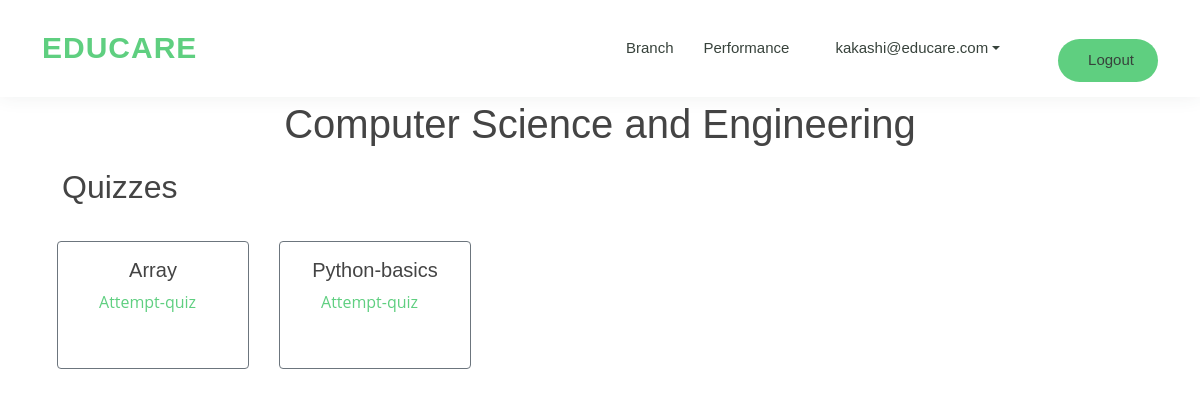
/assignments/course/1/ (signed in), run on the app's committed database.
### accounts/models.py (models this page shows)
class User(AbstractBaseUser, PermissionsMixin):
    email = models.EmailField(unique=True)
    first_name = models.CharField(max_length=120)
    last_name = models.CharField(max_length=120)
    is_staff = models.BooleanField(default=False)
    is_active = models.BooleanField(default=True)
    objects = CustomAccountManager()
    USERNAME_FIELD = 'email'
    REQUIRED_FIELDS = ['first_name', 'last_name']
    def __str__(self):
        return self.email

### curriculum/models.py (models this page shows, shortened)
class Branch(models.Model):
    name = models.CharField(max_length=100, unique=True)
    slug = models.SlugField(null=True, blank=True)
    image = models.ImageField(upload_to=save_branch_image, blank=True, verbose_name='Branch Image')
    description = models.TextField(max_length=500,blank=True)

### assignments/models.py (models this page shows)
class Quiz(models.Model):
    quiz_id = models.AutoField(primary_key=True)
    course_id = models.ForeignKey(Branch, on_delete=models.CASCADE)
    quiz_name = models.CharField(max_length=200)
    def __str__(self):
        return str(self.quiz_name)

### assignments/views.py (the view)
# urls.py: path("course/<int:pk>/", views.CourseQuizzesView.as_view(), name="course-quizzes"),
class CourseQuizzesView(LoginRequiredMixin, ListView):
    template_name = "assignments/course_quizzes.html"
    model = Quiz
    context_object_name = "quizzes"
    def get_queryset(self):
        queryset = Quiz.objects.filter(course_id=self.kwargs.get("pk"))
        return queryset
    def get_context_data(self, **kwargs):
        data = super().get_context_data(**kwargs)
        data["course_name"] = Branch.objects.get(pk=self.kwargs.get("pk")).name
        data["course_id"] = self.kwargs.get("pk")
        return data

### templates/assignments/course_quizzes.html (shortened to what this page needs)
{% extends 'base.html' %}
{% block content %}
<div class="container" style="margin-top: 100px">
  <h1 class="text-center">{{course_name}}</h1>
  <h2 style="margin: 20px">Quizzes</h2>
{% for quiz in quizzes %}
<div style="display: flex; flex-direction: row; flex-wrap: wrap">
<div class="card border-secondary" style="width: 12rem; height: 8rem; margin: 15px">
  <div class="card-body">
    <h5 class="card-title text-center">{{quiz}}</h5>
      <a href="{% url 'assignments:attempt-quiz' course_id  quiz.pk %}" class="card-link" style="margin-left: 25px;">Attempt-quiz</a>
  </div>
</div>
{% empty %}
<p>
  Looks like there are no quizzes at the movement...
</p>
{% endfor %}
</div>
</div>
{% endblock content %}

### templates/navbar.html (shortened to what this page needs)
{% load static %}
{% block css %}
<link rel="stylesheet" type="text/css" href="{% static 'css/style.css' %}">
<link href="/static/vendor/bootstrap-icons/bootstrap-icons.css" rel="stylesheet">
{% endblock css %}
<header id="header" class="fixed-top">
  <div class="container d-flex align-items-center">
    <h1 class="logo me-auto"><a href="{% url 'home' %}">Educare</a></h1>
    <nav id="navbar" class="navbar order-last order-lg-0 navbar-expand-sm">
      <ul>
      {% if request.user.is_authenticated %}
        <li ><a class="nav-link" href="{% url 'curriculum:branch_list' %}">Branch</a></span>
        <li ><a class = "text-black pe-3" href="{% url 'assignments:results' %}">Performance</a></li>
        <li class = "me-5 nav-item dropdown">
            <a class="nav-link dropdown-toggle" href="#" id="navbarDropdown" role="button" data-bs-toggle="dropdown" aria-expanded="false">
                {{request.user}}
            </a>
        </li>
        <span ><a class = "text-black pe-4 mt-4 get-started-btn" href= "{% url 'accounts:logout' %}" style="width: 100px; margin-left: 10px; justify-content: center">Logout</a></span>
      {% endif %}
      </ul>
    </nav>
  </div>
</header>

### static/css/style.css (style rules this page uses)
body { font-family: "Open Sans", sans-serif; color: #444444; }
a { color: #5fcf80; text-decoration: none; }
h1, h2, h3, h4, h5, h6 { font-family: "Raleway", sans-serif; }
#header { background: #fff; transition: all 0.5s; z-index: 997; padding: 15px 0; box-shadow: 0px 0 18px rgba(55, 66, 59, 0.08); }
#header .logo { font-size: 30px; margin: 0; padding: 0; line-height: 1; font-weight: 600; letter-spacing: 1px; text-transform: uppercase; font-family: "Poppins", sans-serif; }
#header .logo a { color: #5fcf80; }
.get-started-btn { margin-left: 22px; background: #5fcf80; color: #fff; border-radius: 50px; padding: 8px 25px; white-space: nowrap; transition: 0.3s; font-size: 14px; display: inline-block; }
.navbar { padding: 0; }
.navbar ul { margin: 0; padding: 0; display: flex; list-style: none; align-items: center; }
.navbar li { position: relative; }
.navbar a { display: flex; align-items: center; justify-content: space-between; padding: 10px 0 10px 30px; font-family: "Poppins", sans-serif; font-size: 15px; font-weight: 500; color: #37423b; white-space: nowrap; transition: 0.3s; }

### data on the page
User: user "kakashi@educare.com"
Branch: name "Computer Science and Engineering"
Quiz: quiz_name "Array"
Quiz: quiz_name "Python-basics"
